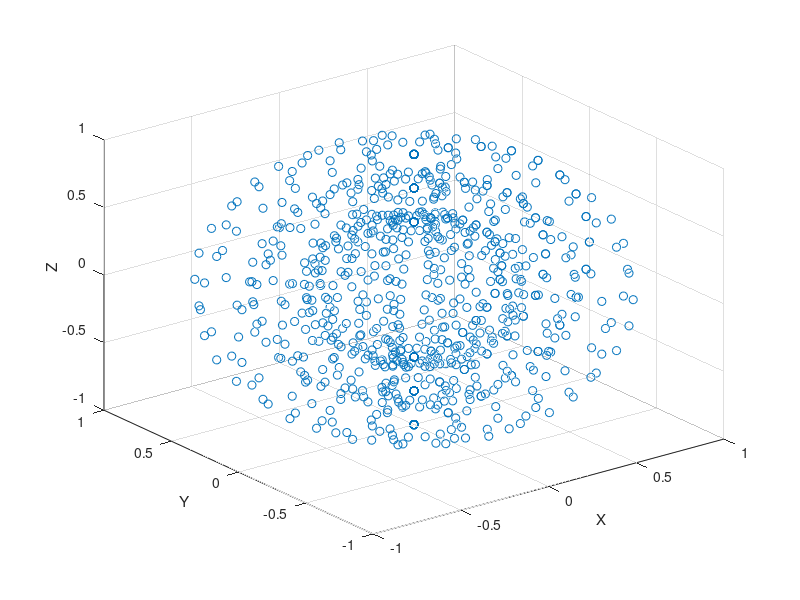

This chart was generated by the following MATLAB code: (Note: this script raises an error after producing the figure.)
%% Restrict Zooming to X-Dimension
% Use the |sphere| function to define vectors |x|, |y|, and |z|. Then create a scatter plot using 
% those vectors. Replace the default set of interactions with a zoom interaction 
% that is restricted to the _x_-dimension. Then scroll or pinch within the plot to zoom.

[X,Y,Z] = sphere(16);
x = [0.5*X(:); 0.75*X(:); X(:)];
y = [0.5*Y(:); 0.75*Y(:); Y(:)];
z = [0.5*Z(:); 0.75*Z(:); Z(:)];
scatter3(x,y,z)
xlabel('X')
ylabel('Y')
zlabel('Z')
ax = gca;
ax.Interactions = zoomInteraction('Dimensions','x');

% Copyright 2018 The MathWorks, Inc.
